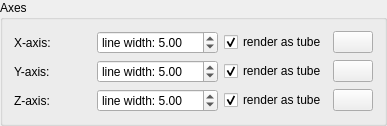
    <widget class="ctkCollapsibleGroupBox" name="axesSettingsCollapsibleGroupBox">
     <property name="title">
      <string>Axes</string>
     </property>
     <layout class="QFormLayout" name="formLayout">
      <item row="0" column="0">
       <widget class="QLabel" name="xAxisLabel_2">
        <property name="text">
         <string>X-axis:</string>
        </property>
       </widget>
      </item>
      <item row="0" column="1">
       <layout class="QHBoxLayout" name="horizontalLayout_7">
        <item>
         <spacer name="horizontalSpacer">
          <property name="orientation">
           <enum>Qt::Horizontal</enum>
          </property>
          <property name="sizeHint" stdset="0">
           <size>
            <width>40</width>
            <height>20</height>
           </size>
          </property>
         </spacer>
        </item>
        <item alignment="Qt::AlignLeft">
         <widget class="QDoubleSpinBox" name="xAxisWidthSpinBox">
          <property name="sizePolicy">
           <sizepolicy hsizetype="Minimum" vsizetype="Fixed">
            <horstretch>0</horstretch>
            <verstretch>0</verstretch>
           </sizepolicy>
          </property>
          <property name="prefix">
           <string>line width: </string>
          </property>
          <property name="maximum">
           <double>999.990000000000009</double>
          </property>
          <property name="value">
           <double>5.000000000000000</double>
          </property>
         </widget>
        </item>
        <item>
         <widget class="QCheckBox" name="xAxisTubeCheckBox">
          <property name="sizePolicy">
           <sizepolicy hsizetype="Preferred" vsizetype="Fixed">
            <horstretch>0</horstretch>
            <verstretch>0</verstretch>
           </sizepolicy>
          </property>
          <property name="text">
           <string>render as tube</string>
          </property>
          <property name="checked">
           <bool>true</bool>
          </property>
         </widget>
        </item>
        <item>
         <widget class="ctkColorPickerButton" name="xAxisColorBtn">
          <property name="sizePolicy">
           <sizepolicy hsizetype="Maximum" vsizetype="Fixed">
            <horstretch>0</horstretch>
            <verstretch>0</verstretch>
           </sizepolicy>
          </property>
          <property name="color">
           <color>
            <red>255</red>
            <green>0</green>
            <blue>0</blue>
           </color>
          </property>
          <property name="displayColorName">
           <bool>false</bool>
          </property>
         </widget>
        </item>
       </layout>
      </item>
      <item row="2" column="0">
       <widget class="QLabel" name="yAxisLabel_2">
        <property name="text">
         <string>Y-axis:</string>
        </property>
       </widget>
      </item>
      <item row="2" column="1">
       <layout class="QHBoxLayout" name="horizontalLayout_8">
        <item>
         <spacer name="horizontalSpacer_2">
          <property name="orientation">
           <enum>Qt::Horizontal</enum>
          </property>
          <property name="sizeHint" stdset="0">
           <size>
            <width>40</width>
            <height>20</height>
           </size>
          </property>
         </spacer>
        </item>
        <item>
         <widget class="QDoubleSpinBox" name="yAxisWidthSpinBox">
          <property name="sizePolicy">
           <sizepolicy hsizetype="Minimum" vsizetype="Fixed">
            <horstretch>0</horstretch>
            <verstretch>0</verstretch>
           </sizepolicy>
          </property>
          <property name="prefix">
           <string>line width: </string>
          </property>
          <property name="maximum">
           <double>999.990000000000009</double>
          </property>
          <property name="value">
           <double>5.000000000000000</double>
          </property>
         </widget>
        </item>
        <item>
         <widget class="QCheckBox" name="yAxisTubeCheckBox">
          <property name="sizePolicy">
           <sizepolicy hsizetype="Maximum" vsizetype="Fixed">
            <horstretch>0</horstretch>
            <verstretch>0</verstretch>
           </sizepolicy>
          </property>
          <property name="text">
           <string>render as tube</string>
          </property>
          <property name="checked">
           <bool>true</bool>
          </property>
         </widget>
        </item>
        <item>
         <widget class="ctkColorPickerButton" name="yAxisColorBtn">
          <property name="sizePolicy">
           <sizepolicy hsizetype="Maximum" vsizetype="Fixed">
            <horstretch>0</horstretch>
            <verstretch>0</verstretch>
           </sizepolicy>
          </property>
          <property name="color">
           <color>
            <red>0</red>
            <green>255</green>
            <blue>0</blue>
           </color>
          </property>
          <property name="displayColorName">
           <bool>false</bool>
          </property>
         </widget>
        </item>
       </layout>
      </item>
      <item row="4" column="0">
       <widget class="QLabel" name="zAxisLabel_2">
        <property name="text">
         <string>Z-axis:</string>
        </property>
       </widget>
      </item>
      <item row="4" column="1">
       <layout class="QHBoxLayout" name="horizontalLayout_9">
        <item>
         <spacer name="horizontalSpacer_3">
          <property name="orientation">
           <enum>Qt::Horizontal</enum>
          </property>
          <property name="sizeHint" stdset="0">
           <size>
            <width>40</width>
            <height>20</height>
           </size>
          </property>
         </spacer>
        </item>
        <item>
         <widget class="QDoubleSpinBox" name="zAxisWidthSpinBox">
          <property name="sizePolicy">
           <sizepolicy hsizetype="Minimum" vsizetype="Fixed">
            <horstretch>0</horstretch>
            <verstretch>0</verstretch>
           </sizepolicy>
          </property>
          <property name="prefix">
           <string>line width: </string>
          </property>
          <property name="maximum">
           <double>999.990000000000009</double>
          </property>
          <property name="value">
           <double>5.000000000000000</double>
          </property>
         </widget>
        </item>
        <item>
         <widget class="QCheckBox" name="zAxisTubeCheckBox">
          <property name="sizePolicy">
           <sizepolicy hsizetype="Maximum" vsizetype="Fixed">
            <horstretch>0</horstretch>
            <verstretch>0</verstretch>
           </sizepolicy>
          </property>
          <property name="text">
           <string>render as tube</string>
          </property>
          <property name="checked">
           <bool>true</bool>
          </property>
         </widget>
        </item>
        <item>
         <widget class="ctkColorPickerButton" name="zAxisColorBtn">
          <property name="sizePolicy">
           <sizepolicy hsizetype="Maximum" vsizetype="Fixed">
            <horstretch>0</horstretch>
            <verstretch>0</verstretch>
           </sizepolicy>
          </property>
          <property name="color">
           <color>
            <red>0</red>
            <green>0</green>
            <blue>255</blue>
           </color>
          </property>
          <property name="displayColorName">
           <bool>false</bool>
          </property>
         </widget>
        </item>
       </layout>
      </item>
     </layout>
    </widget>
